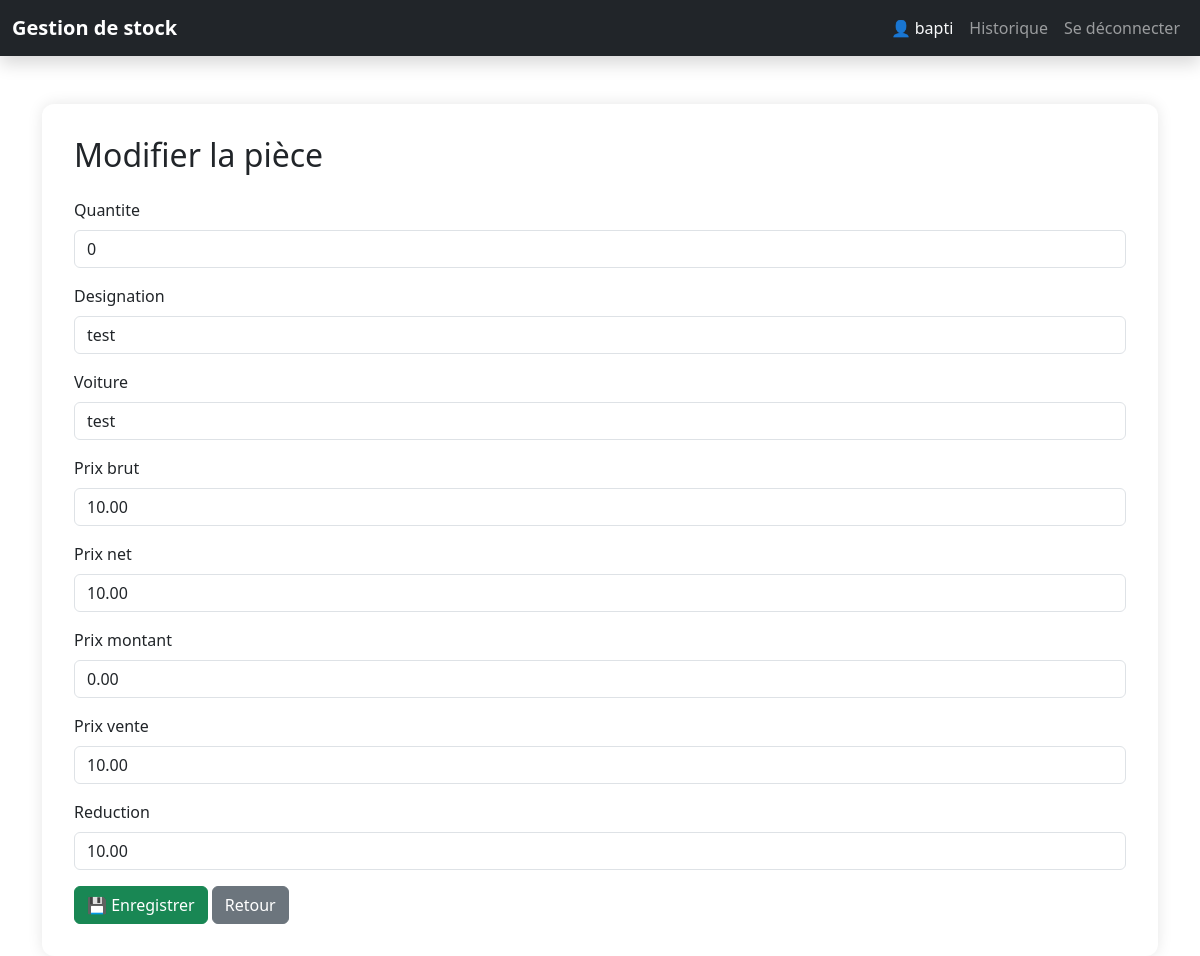
The app's page /modifier/2/ (signed in) with its own data.
### stock/models.py (models this page shows, shortened)
class Piece(models.Model):
    quantite = models.PositiveIntegerField()
    designation = models.CharField(max_length=50, unique=True)
    voiture = models.CharField(max_length=255, null=True, blank=True)
    prix_brut = models.DecimalField(max_digits=10, decimal_places=2, default=Decimal('0.00'))
    prix_net = models.DecimalField(max_digits=10, decimal_places=2, default=Decimal('0.00'))
    prix_montant = models.DecimalField(max_digits=10, decimal_places=2, default=Decimal('0.00'))
    prix_vente = models.DecimalField(max_digits=10, decimal_places=2, default=Decimal('0.00'))
    reduction = models.DecimalField(max_digits=5, decimal_places=2, default=Decimal('0.00'))  # en pourcentage

### stock/views.py (the view)
# urls.py: path('modifier/<int:pk>/', views.modifier_piece, name='modifier_piece'),
@user_passes_test(est_admin)
def modifier_piece(request, pk):
    piece = get_object_or_404(Piece, pk=pk)
    form = PieceForm(request.POST or None, instance=piece)
    if form.is_valid():
        form.save()
        return redirect('stock:liste_pieces')
    return render(request, 'stock/piece_form.html', {'form': form, 'title': 'Modifier la pièce'})

### stock/forms.py
class PieceForm(forms.ModelForm):
    class Meta:
        model = Piece
        fields = '__all__'

### stock/templatetags/form_tags.py (called while the page is built)
@register.filter(name='add_class')
def add_class(field, css_class):
    return field.as_widget(attrs={"class": css_class})

### stock/views.py (called while the page is built)
def est_admin(user):
    return user.is_staff

### stock/templates/stock/piece_form.html (shortened to what this page needs)
<!DOCTYPE html>
<html lang="fr">
<head>
    <link href="https://cdn.jsdelivr.net/npm/bootstrap@5.3.3/dist/css/bootstrap.min.css" rel="stylesheet">
</head>
<body>
    {% include 'stock/header.html' %}
    <div class="container">
        <div class="form-container">
            <h2 class="mb-4">{{ title }}</h2>
            {% load form_tags %}
            <form method="post">
                {% for field in form %}
                    <div class="mb-3">
                        <label class="form-label" for="{{ field.id_for_label }}">{{ field.label }}</label>
                        {{ field|add_class:"form-control" }}
                    </div>
                {% endfor %}
                <button type="submit" class="btn btn-success">💾 Enregistrer</button>
                <a href="{% url 'stock:liste_pieces' %}" class="btn btn-secondary">Retour</a>
            </form>
        </div>
    </div>
</body>
</html>

### stock/templates/stock/header.html (shortened to what this page needs)
<!DOCTYPE html>
<html lang="fr">
<head>
    <link href="https://cdn.jsdelivr.net/npm/bootstrap@5.3.3/dist/css/bootstrap.min.css" rel="stylesheet">
</head>
<body>
    <nav class="navbar navbar-expand-lg navbar-dark bg-dark mb-4 shadow">
        <div class="container-fluid">
            <a class="navbar-brand fw-bold" href="{% url 'stock:liste_pieces' %}">Gestion de stock</a>
            <div class="collapse navbar-collapse justify-content-end" id="navbarNav">
                <ul class="navbar-nav">
                    {% if user.is_authenticated %}
                    <li class="nav-item">
                        <span class="nav-link text-light">👤 {{ user.username }}</span>
                    </li>
                    <li class="nav-item">
                        <a class="nav-link" href="#">Historique</a>
                    </li>
                    <li class="nav-item">
                        <a class="nav-link" href="/deconnexion/">Se déconnecter</a>
                    </li>
                    {% endif %}
                </ul>
            </div>
        </div>
    </nav>
</body>
</html>

### stock/templates/stock/piece_form.html (style rules this page uses)
.form-container { background: white; border-radius: 12px; box-shadow: 0 0 15px rgba(0, 0, 0, 0.1); padding: 2rem; margin-top: 3rem; }

### records on screen
Piece: form "0" "test" "test" "10.00" "10.00" "0.00" "10.00" "10.00"

### other values on screen
{{ user.username }} "bapti"
{{ title }} "Modifier la pièce"
{{ field.label }} "Quantite" "Designation" "Voiture" "Prix brut" "Prix net" "Prix montant" "Prix vente" "Reduction"
